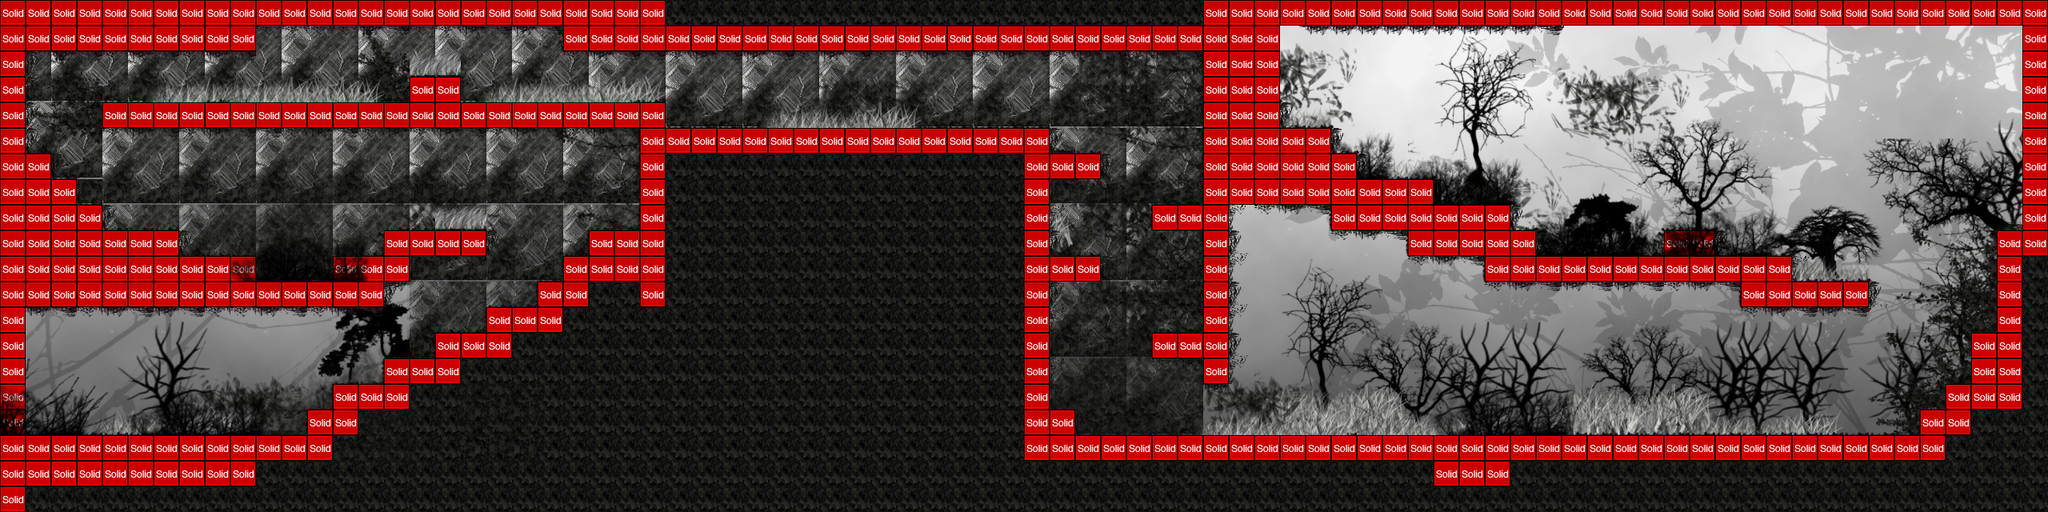

Tiled map render using the project's own tile images. Description and the map definition, with tile-layer contents summarised, below:
An orthogonal 80x20 tile map with 32x32 px tiles, 10 tile layers (Kachelebene 9, Kachelebene 8, Kachelebene 5, Kachelebene 7, ...), 3 tilesets, 1 image layer and 16 objects (10x CoinEntity, 5x EnemyEntity, mainPlayer).

<map version="1.0" orientation="orthogonal" width="80" height="20" tilewidth="32" tileheight="32">
 <tileset firstgid="1" name="tiles" tilewidth="32" tileheight="32">
  <image source="../img/map/tiles.png" trans="ff00ff" width="640" height="640" />
 </tileset>
 <tileset firstgid="401" name="metatiles32x32" tilewidth="32" tileheight="32">
  <image source="../img/map/metatiles32x32.png" trans="ff00ff" width="160" height="32" />
  <tile id="0">
   <properties>
    <property name="type" value="solid" />
   </properties>
  </tile>
 </tileset>
 <tileset firstgid="406" name="tiles2" tilewidth="32" tileheight="32">
  <image source="../img/map/tiles2.png" width="800" height="576" />
 </tileset>
 <imagelayer name="Bildebene 1" width="80" height="20">
  <image source="../img/1bg.png" />
 </imagelayer>
 <layer name="Kachelebene 9" width="80" height="20">
  <data>[1600 cells, 259 non-empty, 113 distinct tile ids]</data>
 </layer>
 <layer name="Kachelebene 8" width="80" height="20">
  <data>[1600 cells, 214 non-empty, 73 distinct tile ids]</data>
 </layer>
 <layer name="Kachelebene 5" width="80" height="20">
  <data>[1600 cells, 535 non-empty, 65 distinct tile ids]</data>
 </layer>
 <layer name="Kachelebene 7" width="80" height="20">
  <data>[1600 cells, 102 non-empty, 36 distinct tile ids]</data>
 </layer>
 <layer name="Kachelebene 6" width="80" height="20">
  <data>[1600 cells, 387 non-empty, 116 distinct tile ids]</data>
 </layer>
 <layer name="gras" width="80" height="20">
  <data>[1600 cells, 209 non-empty, 20 distinct tile ids]</data>
 </layer>
 <layer name="Base" width="80" height="20">
  <data>[1600 cells, 976 non-empty, 18 distinct tile ids]</data>
 </layer>
 <objectgroup name="Objektebene 1" width="80" height="20">
  <object name="mainPlayer" x="38" y="503" width="32" height="32">
   <properties>
    <property name="image" value="walk" />
    <property name="spritewidth" value="64" />
   </properties>
  </object>
  <object name="CoinEntity" x="883" y="118" width="32" height="32">
   <properties>
    <property name="image" value="note" />
    <property name="spritewidth" value="64" />
   </properties>
  </object>
  <object name="CoinEntity" x="1071" y="118" width="32" height="32">
   <properties>
    <property name="image" value="note" />
    <property name="spritewidth" value="64" />
   </properties>
  </object>
  <object name="CoinEntity" x="1409" y="397" width="32" height="32">
   <properties>
    <property name="image" value="note" />
    <property name="spritewidth" value="64" />
   </properties>
  </object>
  <object name="CoinEntity" x="1296" y="363" width="32" height="32">
   <properties>
    <property name="image" value="note" />
    <property name="spritewidth" value="64" />
   </properties>
  </object>
  <object name="CoinEntity" x="1344" y="477" width="32" height="32">
   <properties>
    <property name="image" value="note" />
    <property name="spritewidth" value="64" />
   </properties>
  </object>
  <object name="CoinEntity" x="1596" y="483" width="32" height="32">
   <properties>
    <property name="image" value="note" />
    <property name="spritewidth" value="64" />
   </properties>
  </object>
  <object name="CoinEntity" x="1939" y="282" width="32" height="32">
   <properties>
    <property name="image" value="note" />
    <property name="spritewidth" value="64" />
   </properties>
  </object>
  <object name="CoinEntity" x="1712" y="166" width="32" height="32">
   <properties>
    <property name="image" value="note" />
    <property name="spritewidth" value="64" />
   </properties>
  </object>
  <object name="CoinEntity" x="2374" y="556" width="32" height="32">
   <properties>
    <property name="image" value="note" />
    <property name="spritewidth" value="64" />
   </properties>
  </object>
  <object name="CoinEntity" x="2268" y="304" width="32" height="32">
   <properties>
    <property name="image" value="note" />
    <property name="spritewidth" value="64" />
   </properties>
  </object>
 </objectgroup>
 <objectgroup name="Enemy" width="80" height="20">
  <object name="EnemyEntity" x="231" y="281" width="83" height="34">
   <properties>
    <property name="image" value="gir" />
    <property name="spritewidth" value="64" />
   </properties>
  </object>
  <object name="EnemyEntity" x="839" y="110" width="471" height="41">
   <properties>
    <property name="image" value="gir" />
    <property name="spritewidth" value="64" />
   </properties>
  </object>
  <object name="EnemyEntity" x="135" y="91" width="367" height="37">
   <properties>
    <property name="image" value="gir" />
    <property name="spritewidth" value="64" />
   </properties>
  </object>
  <object name="EnemyEntity" x="1366" y="495" width="1021" height="45">
   <properties>
    <property name="image" value="gir" />
    <property name="spritewidth" value="64" />
   </properties>
  </object>
  <object name="EnemyEntity" x="1366" y="495" width="1021" height="45">
   <properties>
    <property name="image" value="gir" />
    <property name="spritewidth" value="64" />
   </properties>
  </object>
 </objectgroup>
 <layer name="vordergrund" width="80" height="20">
  <data>[1600 cells, 354 non-empty, 160 distinct tile ids]</data>
 </layer>
 <layer name="Collision" width="80" height="20">
  <data>[1600 cells, 393 non-empty, 1 distinct tile ids]</data>
 </layer>
 <layer name="Kachelebene 10" width="80" height="20">
  <data>[1600 cells, 64 non-empty, 12 distinct tile ids]</data>
 </layer>
</map>
